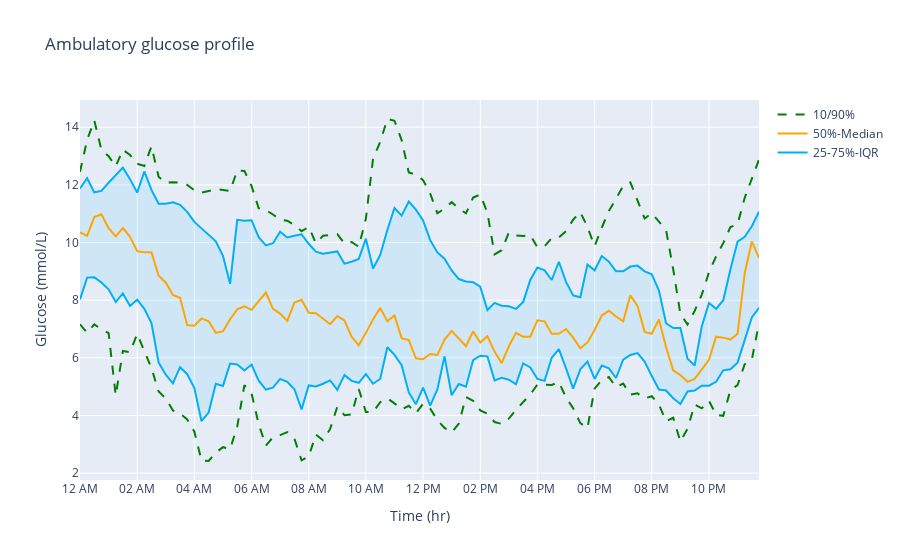

The cell this chart's notebook holds for it:
### Code cell
visualizations.agp(dxcm2_transformed)
